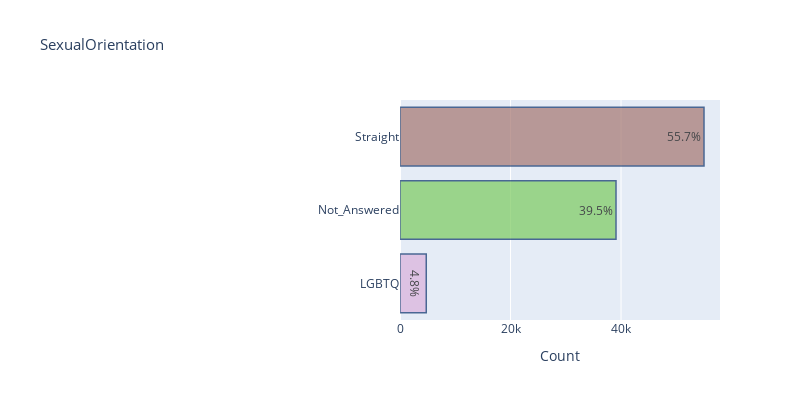

Source (notebook cell):
### Markdown cell above
#### Sexual Orientation

### Code cell
bar_horizontal_plot(choice_type='multiple', question='SexualOrientation', width=800, height=400, left=400)

### Figure 1 — Plotly figure (JSON) as saved in the notebook; plotly's stock layout.template omitted (floating-point values rounded to 4 significant figures)
{"data": [{"marker": {"color": ["#DBB1DB", "#7BCA5F", "#A4756F", "#F5D176", "#B11169", "#249D52", "#463D50", "#67A9D0", "#8AEFC1", "#3B4225", "#F767DB", "#071443", "#6A0467", "#5BDA39", "#4F69D7", "#26822D", "#F1FAEE", "#3796FD", "#8FE2D5", "#A31B0E", "#4CBABA", "#9470AB", "#A8AD31", "#4E1355", "#07A7DC", "#B3A378", "#5FF6F5", "#50FB19", "#A3F015", "#283313"], "line": {"color": "rgb(8,48,107)", "width": 1.5}}, "opacity": 0.7, "orientation": "h", "text": ["4.8%", "39.5%", "55.7%"], "textfont": {"color": "rgb(0, 0, 0)", "size": 12}, "textposition": "auto", "type": "bar", "x": [4752, 39090, 55013], "y": ["LGBTQ", "Not_Answered", "Straight"]}], "layout": {"height": 400, "margin": {"l": 400}, "title": {"font": {"size": 15}, "text": "SexualOrientation"}, "width": 800, "xaxis": {"tickfont": {"size": 12}, "title": {"text": "Count"}}, "yaxis": {"tickfont": {"size": 12}}}}
